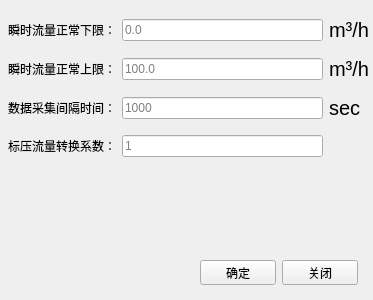
<?xml version="1.0" encoding="UTF-8"?>
<ui version="4.0">
 <class>set</class>
 <widget class="QWidget" name="set">
  <property name="geometry">
   <rect>
    <x>0</x>
    <y>0</y>
    <width>373</width>
    <height>300</height>
   </rect>
  </property>
  <property name="windowTitle">
   <string>设置参数</string>
  </property>
  <widget class="QWidget" name="layoutWidget">
   <property name="geometry">
    <rect>
     <x>200</x>
     <y>260</y>
     <width>158</width>
     <height>25</height>
    </rect>
   </property>
   <layout class="QHBoxLayout" name="horizontalLayout_2">
    <item>
     <widget class="QPushButton" name="pushButton_ok">
      <property name="text">
       <string>确定</string>
      </property>
     </widget>
    </item>
    <item>
     <widget class="QPushButton" name="pushButton_close">
      <property name="text">
       <string>关闭</string>
      </property>
     </widget>
    </item>
   </layout>
  </widget>
  <widget class="QWidget" name="layoutWidget">
   <property name="geometry">
    <rect>
     <x>8</x>
     <y>9</y>
     <width>361</width>
     <height>161</height>
    </rect>
   </property>
   <layout class="QGridLayout" name="gridLayout">
    <item row="0" column="0">
     <widget class="QLabel" name="label">
      <property name="text">
       <string>瞬时流量正常下限：</string>
      </property>
     </widget>
    </item>
    <item row="0" column="2">
     <widget class="QLabel" name="label_4">
      <property name="font">
       <font>
        <pointsize>15</pointsize>
       </font>
      </property>
      <property name="text">
       <string>m³/h</string>
      </property>
     </widget>
    </item>
    <item row="1" column="0">
     <widget class="QLabel" name="label_2">
      <property name="text">
       <string>瞬时流量正常上限：</string>
      </property>
     </widget>
    </item>
    <item row="1" column="1">
     <widget class="QLineEdit" name="lineEdit_high">
      <property name="text">
       <string/>
      </property>
      <property name="placeholderText">
       <string>100.0</string>
      </property>
     </widget>
    </item>
    <item row="1" column="2">
     <widget class="QLabel" name="label_7">
      <property name="font">
       <font>
        <pointsize>15</pointsize>
       </font>
      </property>
      <property name="text">
       <string>m³/h</string>
      </property>
     </widget>
    </item>
    <item row="2" column="0">
     <widget class="QLabel" name="label_3">
      <property name="text">
       <string>数据采集间隔时间：</string>
      </property>
     </widget>
    </item>
    <item row="2" column="1">
     <widget class="QLineEdit" name="lineEdit">
      <property name="text">
       <string/>
      </property>
      <property name="placeholderText">
       <string>1000</string>
      </property>
     </widget>
    </item>
    <item row="2" column="2">
     <widget class="QLabel" name="label_5">
      <property name="font">
       <font>
        <pointsize>15</pointsize>
       </font>
      </property>
      <property name="text">
       <string>sec</string>
      </property>
     </widget>
    </item>
    <item row="3" column="0">
     <widget class="QLabel" name="label_6">
      <property name="text">
       <string>标压流量转换系数：</string>
      </property>
     </widget>
    </item>
    <item row="3" column="1">
     <widget class="QLineEdit" name="lineEdit_xishu">
      <property name="text">
       <string/>
      </property>
      <property name="placeholderText">
       <string>1</string>
      </property>
     </widget>
    </item>
    <item row="0" column="1">
     <widget class="QLineEdit" name="lineEdit_low">
      <property name="text">
       <string/>
      </property>
      <property name="placeholderText">
       <string>0.0</string>
      </property>
     </widget>
    </item>
   </layout>
  </widget>
 </widget>
 <resources/>
 <connections/>
</ui>
